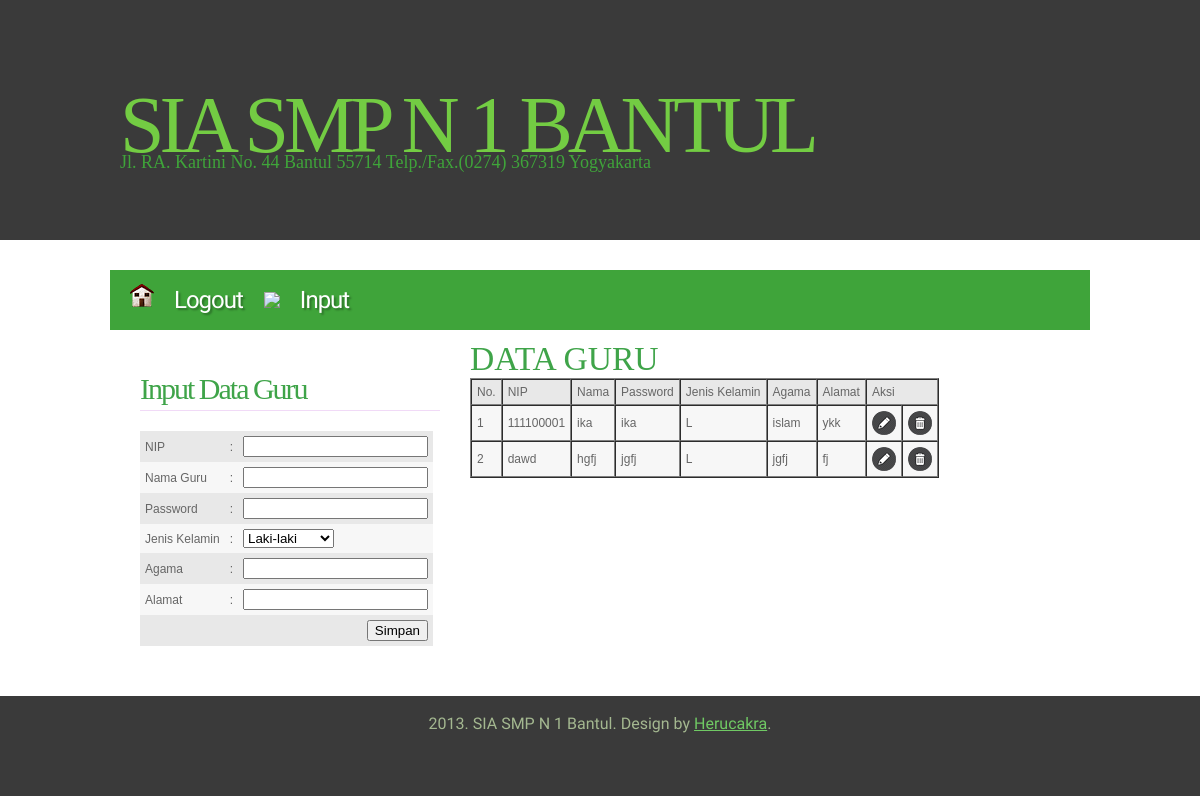
/data_guru.php (signed in), run on the app's committed database.
### tables this page shows
CREATE TABLE IF NOT EXISTS `guru` (
  `nip` varchar(20) NOT NULL,
  `nm_guru` varchar(30) NOT NULL,
  `pass_guru` varchar(20) NOT NULL,
  `jk` varchar(10) NOT NULL,
  `agama` varchar(10) NOT NULL,
  `alamat` text NOT NULL,
  PRIMARY KEY (`nip`)
);

### data_guru.php (the view, shortened to what this page needs)
<html>
<head>
<link href="style.css" rel="stylesheet" type="text/css" media="screen" />
</head>
<body>
<div id="wrapper">
	<div id="header-wrapper">
		<div id="header">
			<div id="logo">
				<h1><a href="#">SIA SMP N 1 Bantul</a></h1>
				<p>Jl. RA. Kartini No. 44 Bantul 55714 Telp./Fax.(0274) 367319 Yogyakarta</p>
			</div>
		</div>
	</div>
	<div id="menu-wrapper">
		<ul id="menu">
			<li><a href="logout.php"><img src ="images/home.png" /><span>Logout</span></a></li>
			<li><img src ="images/nilai.png" /><span>Input</span></a>
		</li>
		</ul>
	</div>
	<div id="page">
		<div id="content">
			<div class="contentbg">
				<h2>DATA GURU</h2>
				<table border="1" cellpadding="5" cellspacing="0">
    <tbody>
        <tr class='dark'>
			<td>No.</td>
            <td>NIP</td>
			<td>Nama</td>
			<td>Password</td>
			<td>Jenis Kelamin</td>
            <td>Agama</td>
            <td>Alamat</td>
			<td colspan="2">Aksi</td>
        </tr>
    <?php
    $query = mysql_query("select * from guru");
    $no = 1;
    while ($data = mysql_fetch_array($query)) {
    ?>
        <tr class='light'>
		<td><?php echo $no; ?></td>
            <td><?php echo $data['nip']; ?></td>
            <td><?php echo $data['nm_guru']; ?></td>
			<td><?php echo $data['pass_guru']; ?></td>
            <td><?php echo $data['jk']; ?></td>
            <td><?php echo $data['agama']; ?></td>
			<td><?php echo $data['alamat']; ?></td>
            <td><a href="edit_guru.php?nip=<?php echo $data['nip']; ?>"><img src ="images/edit.png" /></a></td>
			<td><a href="deleteG.php?nip=<?php echo $data['nip']; ?>"><img src ="images/bin.png" /></a></td>
        </tr>
    <?php
        $no++;
    }
    ?>
    </tbody>
</table>
			</div>
		</div>
		<div id="sidebar-bg">
			<div id="sidebar">
				<h2 class="title">Input Data Guru</h2>
<form name="input_data" action="insertG.php" method="post">
<table border="0" cellpadding="5" cellspacing="0">
    <tbody>
        <tr class='dark'>
            <td>NIP</td>
            <td>:</td>
            <td><input type="text" name="nip" required="required" /></td>
        </tr>
        <tr class='light'>
            <td>Nama Guru</td>
            <td>:</td>
            <td><input type="text" name="nm_guru" required="required" /></td>
        </tr>
        <tr class='dark'>
            <td>Password</td>
            <td>:</td>
            <td><input type="text" name="pass_guru" required="required"> </textarea></td>
        </tr>
        <tr class='light'>
            <td>Jenis Kelamin</td>
			<td>:</td>
			<td><select name="jk">
				<option value="L">Laki-laki</option>
				</select></td>
        </tr>
        <tr class='dark'>
            <td>Agama</td>
            <td>:</td>
            <td><input type="text" name="agama"  required="required" /></td>
        </tr>
		<tr class='light'>
            <td>Alamat</td>
            <td>:</td>
            <td><input type="year" name="alamat" required="required" /></td>
        </tr>
        <tr class='dark'>
            <td align="right" colspan="3"><input type="submit" name="submit" value="Simpan" /></td>
        </tr>
    </tbody>
</table>
</form>
			</div>
		</div>
		<div style="clear: both;">&nbsp;</div>
	</div>
</div>
<div id="footer">
	<p>2013. SIA SMP N 1 Bantul. Design by <a href="http://www.smpn1bantul.net">Herucakra</a>.</p>
</div>
</body>
</html>

### style.css (style rules this page uses)
body { margin: 0; padding: 0; background: #FFFFFF; font-family: Arial, Helvetica, sans-serif; font-size: 14px; color: #181B20; }
h1, h2, h3 { margin: 0px; padding: 0px; font-family: 'Arvo', serif; font-weight: 400; color: #3FA449; }
table tbody { font-size: 12px; }
table tbody tr.light { color:#666666; background-color:#F7F7F7; }
table tbody tr.dark { color:#666666; background-color:#E8E8E8; }
h1 { font-size: 2em; }
h2 { font-size: 2.4em; }
p, ul, ol { margin-top: 0; line-height: 180%; }
a { text-decoration: none; color: #9C9A9A; }
#wrapper { margin: 0 auto; padding: 0; }
#header-wrapper { height: 240px; background: #3A3A3A; margin-bottom: 30px; }
#header { width: 960px; height: 240px; margin: 0 auto; }
#logo { width: 980px; height: 100px; margin: 0px auto; padding: 80px 0px 0px 0px; color: #3FA43A; }
#logo h1, #logo p { display: block; margin: 0px; padding: 0px; }
#logo h1 { letter-spacing: -5px; text-align: left; text-transform: uppercase; font-size: 80px; color: #3FA43A; }
#logo h1 a { color: #73CC43; }
#logo p { margin-top: -25px; text-align: left; font-family: 'Arvo', serif; font-size: 18px; }
#logo a { border: none; background: none; text-decoration: none; color: #3FA43A; }
#menu-wrapper { width: 980px; height: 60px; margin: 0px auto; padding: 0px; background: #3FA43A; }
#menu { margin: 0; padding: 0px 20px; list-style: none; line-height: 60px; letter-spacing: -1px; text-decoration: none; text-shadow: 2px 2px 2px rgba(0,0,0,.3); font-family: 'Abel', sans-serif; font-size: 24px; font-weight: normal; color: #FFFFFF; }
#menu li { float: left; margin-right: 1px; }
#menu a { display: block; float: left; height: 60px; margin: 0px; color: #FFFFFF; }
#menu span { padding: 0px 20px; }
#page { width: 980px; margin: 0px auto; padding: 0px; }
#content { float: right; width: 650px; }
#content .contentbg { width: 590px; padding: 10px 30px 0px 30px; }
#sidebar-bg { float: left; width: 330px; }
#sidebar { overflow: hidden; width: 300px; padding: 30px 30px 20px 30px; }
#sidebar h2 { height: 38px; margin-bottom: 20px; padding: 12px 0 0 0px; border-bottom: 1px solid #F1DAF7; letter-spacing: -2px; font-size: 30px; color: #3FA449; }
#footer { height: 100px; background: #3A3A3A; }
#footer p { margin: 0; padding-top: 18px; line-height: normal; text-align: center; font-family: 'Abel', sans-serif; font-size: 16px; color: #A4B890; }
#footer a { text-decoration: underline; color: #70C964; }

### data on the page
guru: nip "111100001", nm_guru "ika", pass_guru "ika", jk "L", agama "islam", alamat "ykk"
guru: nip "dawd", nm_guru "hgfj", pass_guru "jgfj", jk "L", agama "jgfj", alamat "fj"
